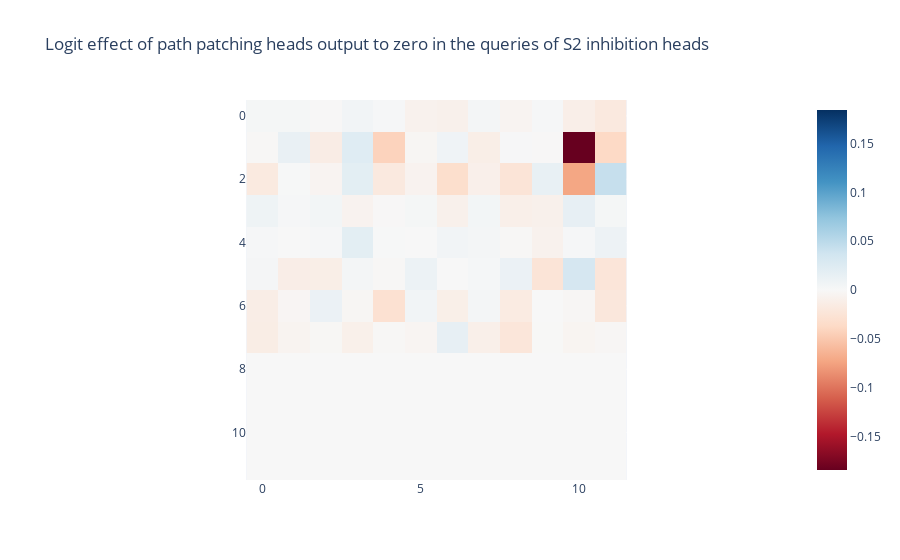

The code cell stored with this chart in its notebook:
### Code cell
imshow(results['z'], title='Logit effect of path patching heads output to zero in the queries of S2 inhibition heads')

### Figure 1 — Plotly figure (JSON) as saved in the notebook; plotly's stock layout.template omitted (floating-point values rounded to 4 significant figures; data arrays with more than 128 entries replaced by an {"elided": "..."} marker saying what was removed)
{"data": [{"coloraxis": "coloraxis", "hovertemplate": "x: %{x}<br>y: %{y}<br>color: %{z}<extra></extra>", "name": "0", "type": "heatmap", "xaxis": "x", "yaxis": "y", "z": {"elided": "12x12 float values"}}], "layout": {"coloraxis": {"cmid": 0, "colorscale": [[0, "rgb(103,0,31)"], [0.1, "rgb(178,24,43)"], [0.2, "rgb(214,96,77)"], [0.3, "rgb(244,165,130)"], [0.4, "rgb(253,219,199)"], [0.5, "rgb(247,247,247)"], [0.6, "rgb(209,229,240)"], [0.7, "rgb(146,197,222)"], [0.8, "rgb(67,147,195)"], [0.9, "rgb(33,102,172)"], [1, "rgb(5,48,97)"]]}, "title": {"text": "Logit effect of path patching heads output to zero in the queries of S2 inhibition heads"}, "xaxis": {"anchor": "y", "constrain": "domain", "domain": [0, 1], "scaleanchor": "y"}, "yaxis": {"anchor": "x", "autorange": "reversed", "constrain": "domain", "domain": [0, 1]}}}
